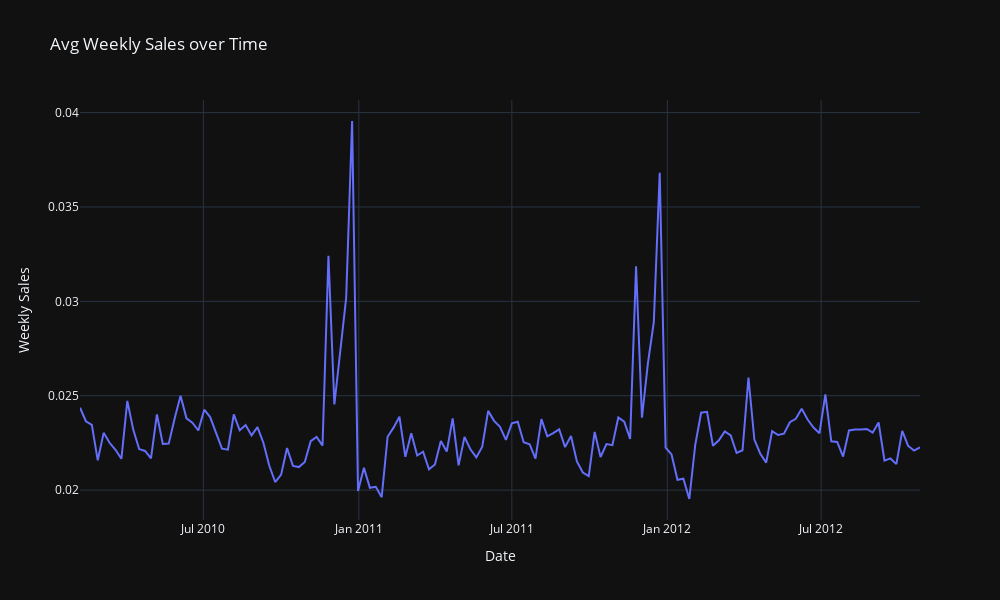

Source (notebook cell):
### Code cell
weekly_sales = df.groupby('Date')['Weekly_Sales'].mean().reset_index()

fig = px.line(weekly_sales, x='Date', y='Weekly_Sales', title='Avg Weekly Sales over Time')

fig.update_xaxes(title_text='Date')
fig.update_yaxes(title_text='Weekly Sales')

fig.update_layout(height=600, width=1000, template='plotly_dark')

fig.show()

### Figure 1 — Plotly figure (JSON) as saved in the notebook; plotly's stock layout.template omitted (floating-point values rounded to 4 significant figures; data arrays with more than 128 entries replaced by an {"elided": "..."} marker saying what was removed)
{"data": [{"hovertemplate": "Date=%{x}<br>Weekly_Sales=%{y}<extra></extra>", "legendgroup": "", "line": {"color": "#636efa", "dash": "solid"}, "marker": {"symbol": "circle"}, "mode": "lines", "name": "", "orientation": "v", "showlegend": false, "type": "scatter", "x": {"elided": "143 str values"}, "xaxis": "x", "y": {"elided": "143 float values"}, "yaxis": "y"}], "layout": {"height": 600, "legend": {"tracegroupgap": 0}, "title": {"text": "Avg Weekly Sales over Time"}, "width": 1000, "xaxis": {"anchor": "y", "domain": [0, 1], "title": {"text": "Date"}}, "yaxis": {"anchor": "x", "domain": [0, 1], "title": {"text": "Weekly Sales"}}}}
